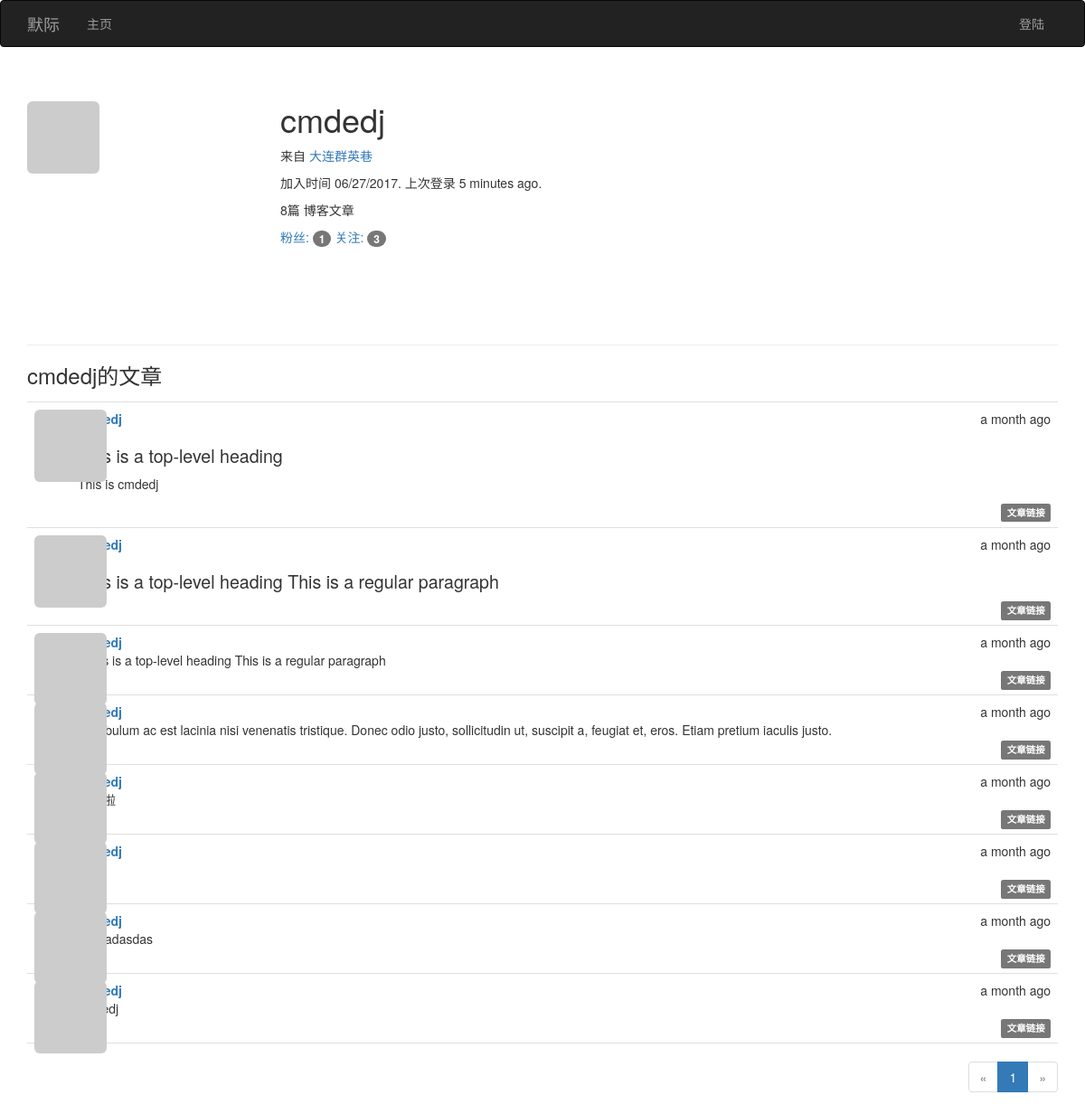
Page /user/cmdedj on the committed database.
### app/models.py (models this page shows, shortened)
class User(UserMixin, db.Model):
	__tablename__ = 'users'
	id = db.Column(db.Integer, primary_key=True)
	email = db.Column(db.String(64), unique=True, index=True)
	username = db.Column(db.String(64), unique=True, index=True)
	password_hash = db.Column(db.String(128))
	role_id = db.Column(db.Integer, db.ForeignKey('roles.id'))
	confirmed = db.Column(db.Boolean, default=False)
	name = db.Column(db.String(64))
	location = db.Column(db.String(64))
	about_me = db.Column(db.Text())
	member_since = db.Column(db.DateTime(), default=datetime.utcnow)
	last_seen = db.Column(db.DateTime(), default=datetime.utcnow)
	avatar_hash = db.Column(db.String(32))
	posts = db.relationship('Post', backref='author', lazy='dynamic')
	followed = db.relationship('Follow',
							   foreign_keys=[Follow.follower_id],
							   backref=db.backref('follower', lazy='joined'),
							   lazy='dynamic',
							   cascade='all, delete-orphan')
	followers = db.relationship('Follow',
								foreign_keys=[Follow.followed_id],
								backref=db.backref('followed', lazy='joined'),
								lazy='dynamic',
								cascade='all, delete-orphan')
	@property
	def password(self):
		raise AttributeError('password is not a readable attribute')
	def gravatar(self, size=100, default='identicon', rating='g'):
		if request.is_secure:
			url = 'https://secure.gravatar.com/avatar'
		else:
			url = 'http://www.gravatar.com/avatar'
		hash = self.avatar_hash or hashlib.md5(self.email.encode('utf-8')).hexdigest()
		return '{url}/{hash}?s={size}&d={default}&r={rating}'.format(url=url, hash=hash, size=size, default=default, rating=rating)

class Post(db.Model):
	__tablename__ = 'posts'
	id = db.Column(db.Integer, primary_key=True)
	body = db.Column(db.Text)
	timestamp = db.Column(db.DateTime, index=True, default=datetime.utcnow)
	author_id = db.Column(db.Integer, db.ForeignKey('users.id'))
	body_html = db.Column(db.Text)

### app/main/views.py (the view)
@main.route('/user/<username>')
def user(username):
    user = User.query.filter_by(username=username).first()
    if user is None:
        abort(404)
    page = request.args.get('page', 1, type=int)
    pagination = user.posts.order_by(Post.timestamp.desc()).paginate(page, per_page=current_app.config['FLASKY_POSTS_PER_PAGE'], error_out=False)
    posts = pagination.items
    return render_template('user.html', user=user, posts=posts, pagination=pagination)

### app/auth/views.py (called while the page is built)
@auth.before_app_request
def before_request():
	if current_user.is_authenticated \
			and not current_user.confirmed \
			and request.endpoint[:5] != 'auth.' \
			and request.endpoint != 'static':
		return redirect(url_for('auth.unconfirmed'))

@auth.before_app_request
def before_request():
	if current_user.is_authenticated:
		current_user.ping()
		if not current_user.confirmed and request.endpoint[:5] != 'auth.':
			return redirect(url_for('auth.unconfirmed'))

### app/main/__init__.py (called while the page is built)
@main.app_context_processor
def inject_permissions():
	return dict(Permission=Permission)

### app/models.py (called while the page is built)
	def can(self, permissions):
		return False

	def is_administrator(self):
		return False

### app/templates/user.html (shortened to what this page needs)
{% extends "base.html" %}
{% import "_macros.html" as macros %}
{% block page_content %}
<div class="page-header">
    <img class="img-rounded profile-thumbnail" src="{{ user.gravatar(size=256) }}">
    <div class="profile-header">
        <h1>{{ user.username }}</h1>
        {% if user.name or user.location %}
        <p>
            {% if user.location %}
                来自 <a href="http://ditu.amap.com/search?query={{ user.location }}">{{ user.location }}</a><br>
            {% endif %}
        </p>
        {% endif %}
        <p>加入时间 {{ moment(user.member_since).format('L') }}. 上次登录 {{ moment(user.last_seen).fromNow() }}.</p>
        <p>{{ user.posts.count() }}篇 博客文章</p>
        <p>
            <a href="{{ url_for('.followers', username=user.username) }}">粉丝: <span class="badge">{{ user.followers.count() }}</span></a>
            <a href="{{ url_for('.followed_by', username=user.username) }}">关注: <span class="badge">{{ user.followed.count() }}</span></a>
        </p>
    </div>
</div>
<h3>{{ user.username }}的文章</h3>
{% include '_posts.html' %}
{% if pagination %}
<div class="pagination">
{{ macros.pagination_widget(pagination, '.index') }}
</div>
{% endif %}
{% endblock %}

### app/templates/_posts.html (shortened to what this page needs)
<ul class="posts">
    {% for post in posts %}
    <li class="post">
        <div class="post-thumbnail">
            <a href="{{ url_for('.user', username=post.author.username) }}">
                <img class="img-rounded profile-thumbnail" src="{{ post.author.gravatar(size=40) }}">
            </a>
        </div>
        <div class="post-content">
            <div class="post-date">{{ moment(post.timestamp).fromNow() }}</div>
            <div class="post-author"><a href="{{ url_for('.user', username=post.author.username) }}">{{ post.author.username }}</a></div>
            <div class="post-body">
			{% if post.body_html %}
				{{ post.body_html | safe }}
			{% else %}
				{{ post.body }}
			{% endif %}
			</div>
			<div class="post-footer">
                <a href="{{ url_for('.post', id=post.id) }}">
                    <span class="label label-default">文章链接</span>
                </a>
            </div>
        </div>
    </li>
    {% endfor %}
</ul>

### app/static/styles.css (style rules this page uses)
.profile-thumbnail { position: absolute; }
.profile-header { min-height: 260px; margin-left: 280px; }
ul.posts { list-style-type: none; padding: 0px; margin: 16px 0px 0px 0px; border-top: 1px solid #e0e0e0; }
ul.posts li.post { padding: 8px; border-bottom: 1px solid #e0e0e0; }
div.post-date { float: right; }
div.post-author { font-weight: bold; }
div.post-thumbnail { position: absolute; }
div.post-content { margin-left: 48px; min-height: 48px; }
div.pagination { width: 100%; text-align: right; padding: 0px; margin: 0px; }
.post-body h1 { font-size: 140%; }
div.post-footer { text-align: right; }

### rows in the picture
User: username "cmdedj", location "大连群英巷", member_since "06/27/2017", last_seen "5 minutes ago"
Post: timestamp "a month ago", body_html "This is a top-level heading This is cmdedj"
Post: timestamp "a month ago", body_html "This is a top-level heading This is a regular paragraph"
Post: timestamp "a month ago", body "#This is a top-level heading This is a regular paragraph"
Post: timestamp "a month ago", body "Vestibulum ac est lacinia nisi venenatis tristique. Donec odio justo, sollicitudin ut, suscipit a, feugiat et, eros. Etiam pretium iaculis justo."
Post: timestamp "a month ago"
Post: timestamp "a month ago"
Post: timestamp "a month ago", body "fasdfadasdas"
Post: timestamp "a month ago"

### other values in the picture
{{ user.posts.count() }} "8"
{{ user.followers.count() }} "1"
{{ user.followed.count() }} "3"
{{ p }} "1"
